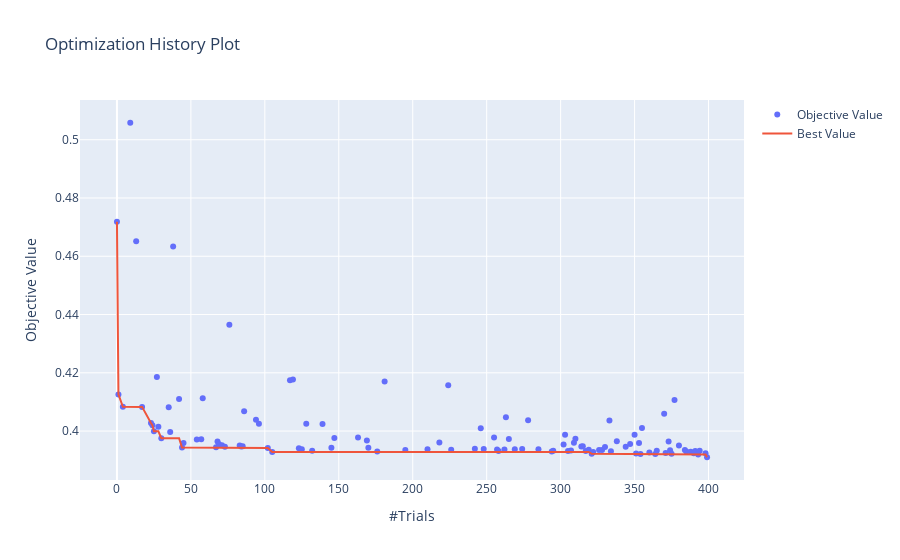

The notebook cell saved with this chart:
### Markdown cell above
We can see that the optimization history plot for the BOHB shows a decreasing pattern. 
In the earlier trials, the algorithm makes big leaps forward in its performance (after about 60 trials, the model has already surpassed random search).    
After that, there is a long stretch where the model barely improves.

We can also notice that the optimization results become increasingly less variable. This is due to the pruning strategy. There are far less big jumps in the model performance and the model results are close together.

### Code cell
optuna.visualization.plot_optimization_history(study_bohb)
